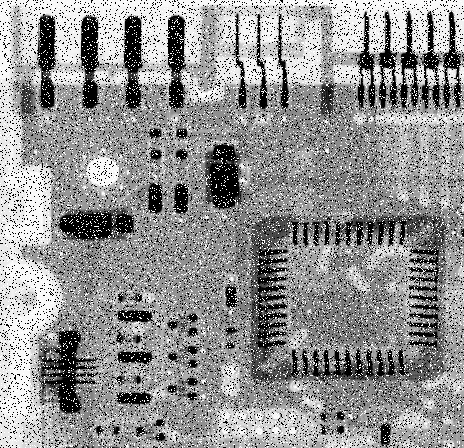
%> input picture chap02/circuitboard-saltandpep.tif, 464 x 448 px
$ octave mean2_filter.m   (GNU Octave 9; MATLAB toolbox functions it lacks are replaced by stand-ins)
%> lines starting %> are read from the running program, lines starting %| are printed output that depends on the picture
close all;
clear;

img1 = imread("circuitboard-saltandpep.tif");
%> img1 is the input picture: size 448x464 uint8; min 0, max 255, mean 146.2
figure(1);
h1 = imhist(img1);
%> h1 = 256 values, max 31231 at index 1, min 30 at index 255, mean 812
bar(1:1:256, h1(1:1:256));
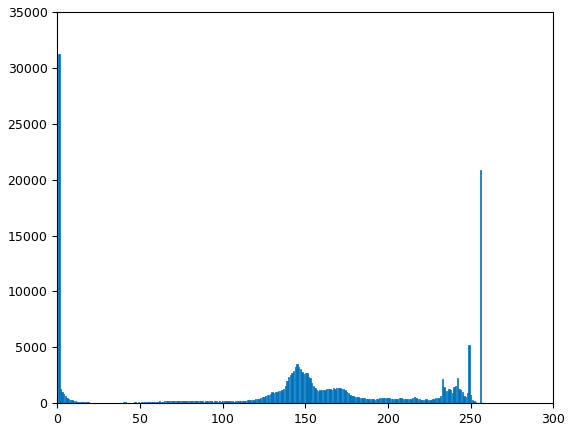
%> figure redrawn from the program's plot data; tallest bar 31231 high, from x = 0.6 to 1.4

img1_f = medfilt2(img1);
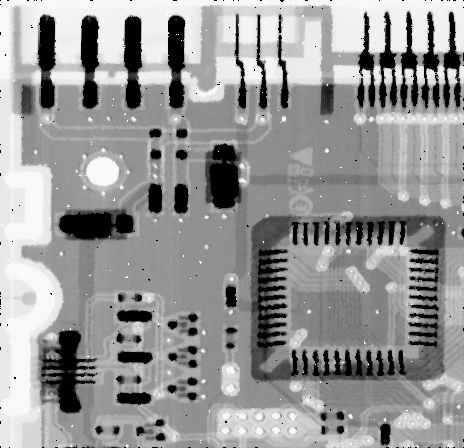
%> img1_f: size 448x464 uint8; min 0, max 255, mean 150.5
figure(2);
h1_f = imhist(img1_f);
%> h1_f = 256 values, max 12060 at index 1, min 6 at index 254, mean 812
bar(1:1:256, h1_f(1:1:256));
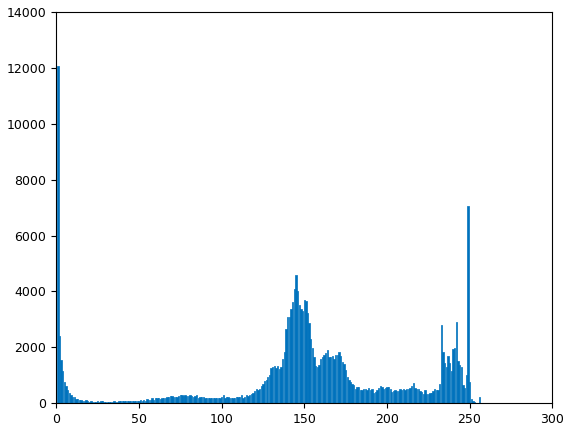
%> figure redrawn from the program's plot data; tallest bar 12060 high, from x = 0.6 to 1.4

figure(3);
imshow(img1);
figure(4);
imshow(img1_f);
